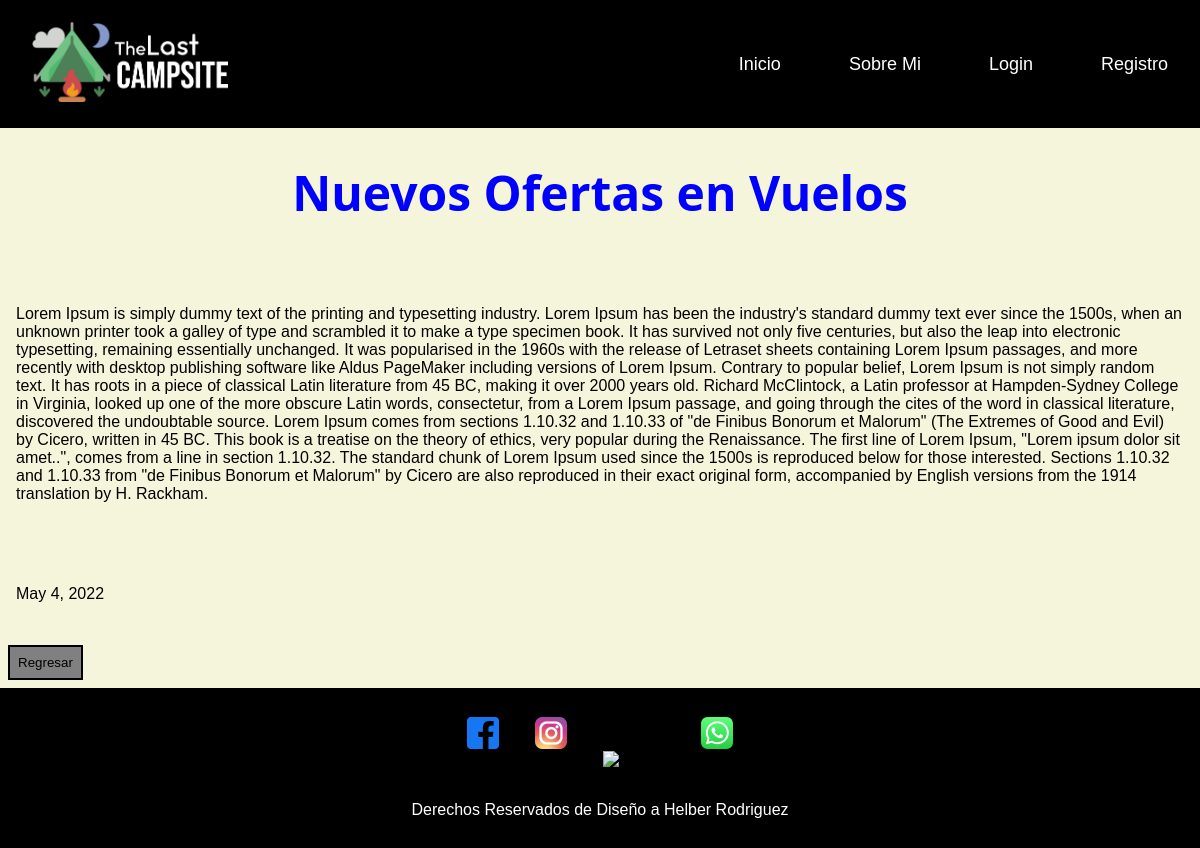
/page/1/, run on the app's committed database.
### blog/models.py (models this page shows, shortened)
class Articulo(models.Model):
    titulo = models.CharField(max_length=300)
    subtitulo = models.CharField(max_length=500)
    contenido = models.CharField(max_length=200000)
    resumen = models.CharField(max_length=20000)
    autor = models.CharField(max_length=200)
    imagen = models.CharField(max_length=2000)
    fecha = models.DateField()

### blog/views.py (the view)
# urls.py: path("page/<id>/", views.detalleArticulo, name="detalle"),
def detalleArticulo(request, id):
    articulo = Articulo.objects.get(id=id)
    contexto= {"articulo":articulo}
    return render(request, "blog/articulos_detalle.html", contexto)

### blog/templates/blog/articulos_detalle.html (shortened to what this page needs)
{% extends "blog/padre.html" %}
{% load static %}
{% block contenidoCambia %}
    <article class="articulo_detalle">
        <h1 class="titulo">{{articulo.titulo}}</h1>
        <h1 class="subtitulo">{{articulo.subtitulo}}</h1>
        <p>{{articulo.contenido}}</p><br>
        <p>{{articulo.autor}}</p>
        <p>{{articulo.fecha}}</p><br>
        <a class="btn" href="{% url 'inicio' %}">
            <button>Regresar</button>
        </a>
    </article>
{% endblock %}

### blog/static/blog/css/styles.css (style rules this page uses)
* { margin: 0; padding: 0; }
body { background-color: beige; }
p { font-family: Verdana, Geneva, Tahoma, sans-serif; padding: 1rem; }
.titulo { font-size: 3rem; color: blue; font-family: 'Segoe UI', Tahoma, Geneva, Verdana, sans-serif; text-align: center; padding: 2rem; }
.subtitulo { font-size: 1.5rem; color: black; font-family: 'Segoe UI', Tahoma, Geneva, Verdana, sans-serif; text-align: center; padding: 1rem; }
.btn button { margin: 0.5rem; padding: 0.5rem; border: 2px solid black; background-color: gray; }
.articulo_detalle { display: flex; flex-direction: column; justify-content: center; }

### data on the page
Articulo: titulo "Nuevos Ofertas en Vuelos", contenido "Lorem Ipsum is simply dummy text of the printing and typesetting industry. Lorem Ipsum has been the industry's standard dummy text ever since the 1500s, when an unknown printer took a galley of type and scrambled it to make a type specimen book. It has survived not only five centuries, but also the leap into electronic typesetting, remaining essentially unchanged. It was popularised in the 1960s with the release of Letraset sheets containing Lorem Ipsum passages, and more recently with desktop publishing software like Aldus PageMaker including versions of Lorem Ipsum. Contrary to popular belief, Lorem Ipsum is not simply random text. It has roots in a piece of classical Latin literature…", fecha "May 4, 2022"
